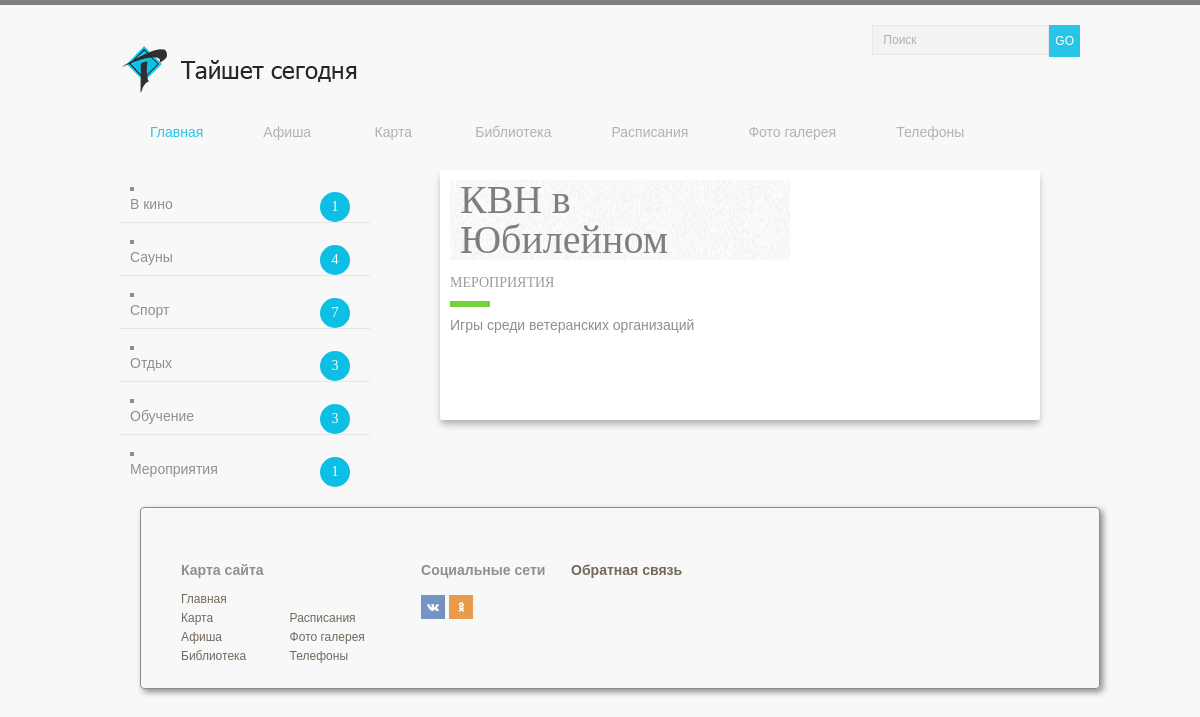
The app's page /constantAfisha.php, older data.
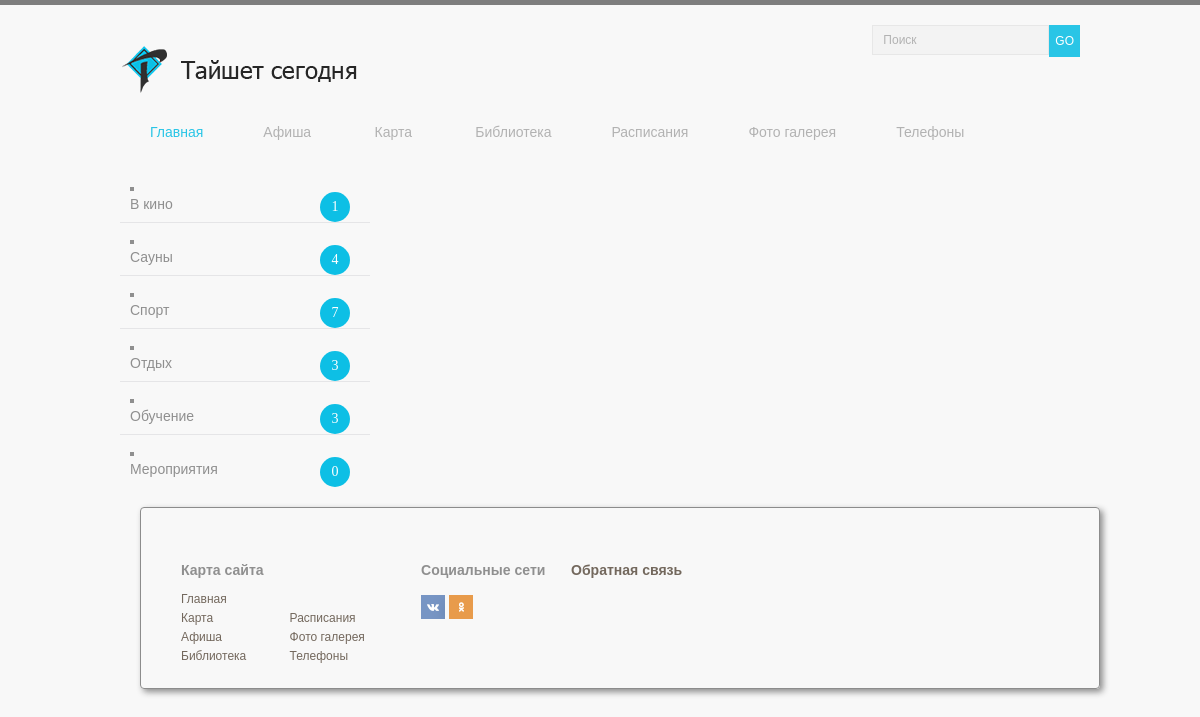
The same page, newer data.
### tables this page shows
CREATE TABLE afisha (id INTEGER PRIMARY KEY, name_tipe TEXT, img TEXT, zag TEXT, date TEXT, time TIME, place TEXT, tel TEXT, money TEXT, tipe TEXT);

### template/blockPageAfishaTwo.php (the view, shortened to what this page needs)
<section>
	<?php
    $db = new PDO("sqlite:admin/post3.db");
  	$res = $db->query("SELECT * FROM afisha WHERE name_tipe = 'мероприятия';");
	foreach ($res as $array) {
		$block_img = $array['img'];
		$block_zag = $array['zag'];
        $block_text = $array['tipe'];
        $block_tipe = $array['name_tipe'];
		 echo("<div class=\"blog-card alt\">");
	     echo("<div class=\"photo\" style=\"background: url(".$block_img.") center / cover no-repeat;\"></div>");
		 echo("<div class=\"description\">");
		 echo("<h1>".$block_zag."</h1>");
		 echo("<h2>".$block_tipe."</h2>");
		 echo("<p class=\"summary\">".$block_text."</p>");
	     echo("</div>");
		 echo("</div>");
		 }
	?>
</section>

### template/leftMenuAfisha.php
<aside>
<nav>
	<ul class="aside-menu">
	<?php
	$db = new PDO("sqlite:admin/post3.db");
  	$res = $db->query("SELECT COUNT(id) FROM afisha WHERE name_tipe = 'мероприятия';");
  	$resTwo = $db->query("SELECT COUNT(id) FROM afisha WHERE name_tipe = 'кино';");
  	$resThree = $db->query("SELECT COUNT(id) FROM afisha WHERE name_tipe = 'сауны';");
  	$resFore = $db->query("SELECT COUNT(id) FROM afisha WHERE name_tipe = 'спорт';");
  	$resFive = $db->query("SELECT COUNT(id) FROM afisha WHERE name_tipe = 'отдых';");
  	$resSix = $db->query("SELECT COUNT(id) FROM afisha WHERE name_tipe = 'обучение';");
  	$rows= $res->fetchColumn();
  	$rowsTwo= $resTwo->fetchColumn();
    $rowsThree= $resThree->fetchColumn();
    $rowsFore= $resFore->fetchColumn();
    $rowsFive= $resFive->fetchColumn();
     $rowsSix= $resSix->fetchColumn();
		echo("<li><a href=\"afisha.php\">В кино</a><p class=\"blueBlock\">".$rowsTwo."</p></li>");
		echo("<li><a href=\"saunaAfisha.php\">Сауны<p class=\"blueBlock\">".$rowsThree."</p></a></li>");
		echo("<li><a href=\"sportAfisha.php\">Спорт<p class=\"blueBlock\">".$rowsFore."</p></a></li>");
		echo("<li><a href=\"restAfisha.php\">Отдых<p class=\"blueBlock\">".$rowsFive."</p></a></li>");
		echo("<li><a href=\"aducationAfisha.php\">Обучение<p class=\"blueBlock\">".$rowsSix."</p></a></li>");
		echo("<li><a href=\"sityAfisha.php\">Мероприятия<p class=\"blueBlock\">".$rows."</p></a></li>");
		?>
	</ul>
</nav>
</aside>

Row changes from the older to the newer data that the page shows:
removed afisha: zag "КВН в Юбилейном", name_tipe "МЕРОПРИЯТИЯ", tipe "Игры среди ветеранских организаций"
Text that changed along with them:
$rows: "1" → "0"
